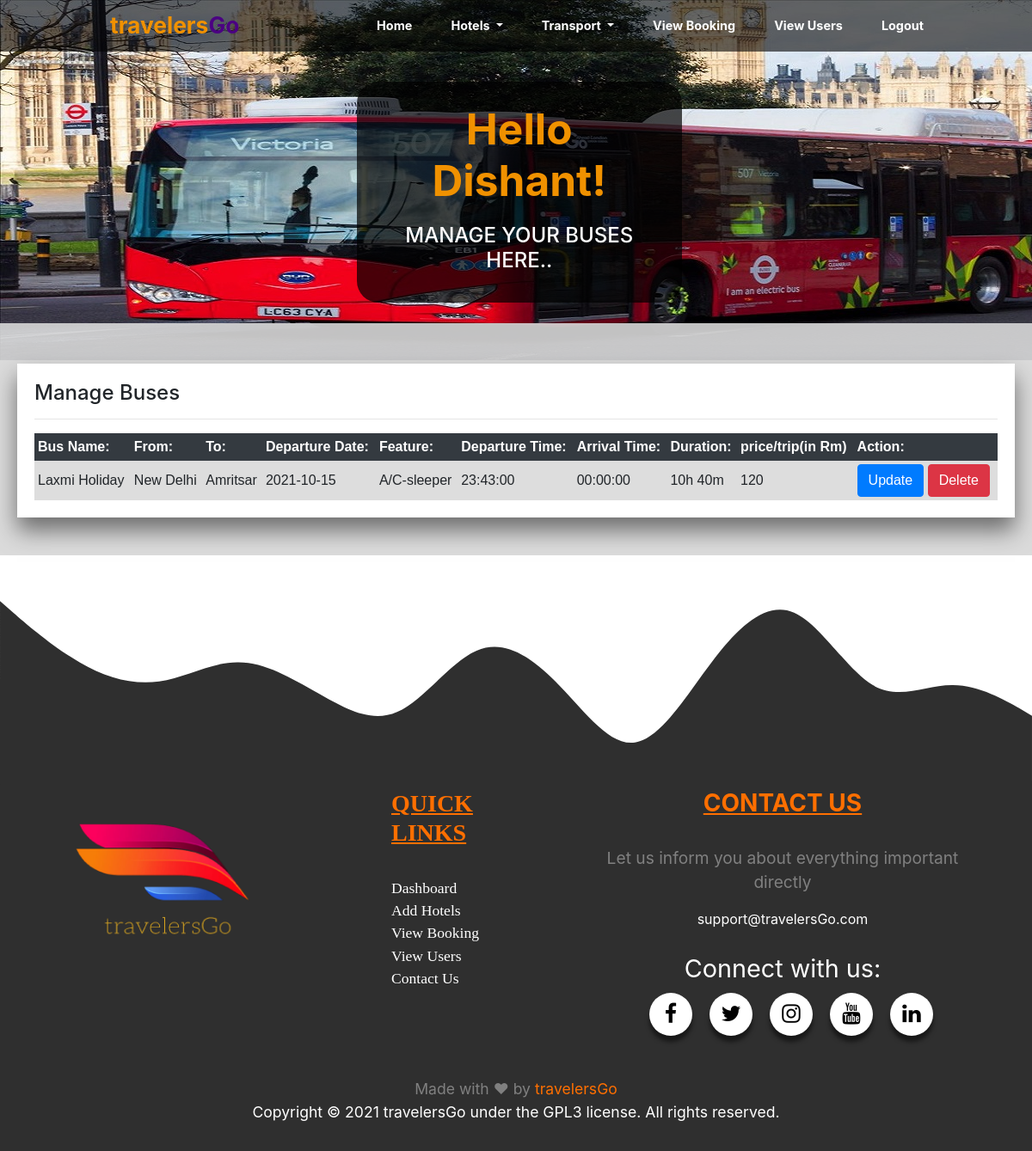
Screenshot of /Travel/admin/edit_bus.php (signed in) with the database file from the repository.
### tables this page shows
CREATE TABLE `bus` (
  `id` int(11) NOT NULL,
  `name` varchar(255) NOT NULL,
  `src` varchar(255) NOT NULL,
  `dst` varchar(255) NOT NULL,
  `dates` date NOT NULL,
  `feature` varchar(255) NOT NULL,
  `time` time NOT NULL,
  `atime` time NOT NULL,
  `duration` varchar(255) NOT NULL,
  `price` int(11) NOT NULL
);

### Travel/admin/edit_bus.php (the view, shortened to what this page needs)
<?php
if (isset($_SESSION['id']) && isset($_SESSION['user_name'])) {
?>
<!DOCTYPE html>
<html>
<head>
  <link rel="stylesheet" type="text/css" href="style.css">
  <link rel="stylesheet" href="https://maxcdn.bootstrapcdn.com/bootstrap/4.4.1/css/bootstrap.min.css">
  <link rel="stylesheet" href="https://cdnjs.cloudflare.com/ajax/libs/font-awesome/4.7.0/css/font-awesome.min.css">
</head>
<body>
  <nav class="navbar navbar-expand-lg navbar-light fixed-top" id="navhead">
    <p style="color:rgb(240, 145, 0);font-size: 1.65em;font-weight: bolder;padding-left: 110px;margin: 2px;">travelers<span style="color:indigo;">Go</span> </p>
    <div class="collapse navbar-collapse justify-content-end" id="navbarSupportedContent">
      <ul id="navbar" class="navbar-nav ">
        <li>
          <a  id="nav"  href="../home.php">Home<span class="sr-only">(current)</span></a>
        </li>
          <li class="dropdown">
                <a id="nav" href="#" class="dropdown-toggle" data-toggle="dropdown" >Hotels<span class="caret"></span> </a>
          </li>
        <li class="dropdown">
                <a id="nav" href="#" class="dropdown-toggle" data-toggle="dropdown" >Transport<span class="caret"></span> </a>
          </li>
        <li id="list">
          <a   id="nav"   href="view_booking.php">View Booking</a>
        </li>
        <li id="list">
          <a   id="nav"   href="view_user.php">View Users</a>
        </li>
        <li id="lists">
          <a   id="nav"   href="logout.php">Logout</a>
        </li
      </ul>
    </div>
  </nav>
  <div class="container" id="mains">
   <div class="row" style="padding-top: 95px;">
     <div class="col-md-6" style="padding: 26px;background-color: rgba(0, 0, 0, 0.7);border-radius: 25px;" >
       <h1 style="font-size: 3.1em;font-weight: bolder;color: rgb(240, 145, 0);">Hello <?php echo $_SESSION['name'];?>! </h1>
       <h3 style="margin-top:20px;color: white;font-size: 1.5em;">MANAGE YOUR BUSES HERE..</h3>
</div>
</div>
</div>
<br>
<div style="background:rgba(215,215,215,0.9);">
<br>
  <br>
    <div style="background: white;margin: 20px;padding: 20px;margin-top: -1px;box-shadow: 0 15px 25px rgba(0,0,0,0.5);">
    <h4>Manage Buses</h4><hr>
<table>
  <tr class="bg-dark text-white">
    <th>Bus Name:</th>
    <th>From:</th>
    <th>To: </th>
    <th>Departure Date:</th>
    <th>Feature:</th>
    <th>Departure Time:</th>
      <th>Arrival Time:</th>
    <th>Duration:</th>
    <th>price/trip(in Rm)</th>
    <th>Action:</th>
  </tr>
<?php
include 'db_conn.php';
  $q="select * from bus";
  $query=mysqli_query($conn,$q);
  while ($res=mysqli_fetch_array($query)) {
?>
  <tr>
    <td><?php echo $res['name']; ?></td>
    <td><?php echo $res['src']; ?></td>
    <td><?php echo $res['dst']; ?></td>
     <td><?php echo $res['dates']; ?></td>
     <td><?php echo $res['feature']; ?></td>
     <td><?php echo $res['time']; ?></td>
     <td><?php echo $res['atime']; ?></td>
     <td><?php echo $res['duration']; ?></td>
     <td><?php echo $res['price']; ?></td>
    <td> <button type="submit" class="btn btn-primary"><a href="update_bus.php?id=<?php echo      $res['id']; ?>" class="text-white">Update</a></button>
          <button type="submit" class="btn btn-danger"><a href="delete_bus.php?id=<?php echo $res['id']; ?>"class="text-white"> Delete</a></button></td>
  </tr>
<?php
  }
?>
</table>
  </div>
<br>
</div>
<div style="margin-bottom: -5px;">
</div>
<footer class="page-footer font-small indigo" id="contact">
  <div class="container-fluid" style="background:rgb(47,47,47); padding-bottom: 40px;">
    <div class="row">
      <div class="col-md-4" style="margin: 15px;text-transform: uppercase;font-family:Candara;font-size: 0.8em;color: white;">
         <img style="margin-left: 35px;"  width="67%" height="89%" src="logo.png">
      </div>
      <div id="quick_link" class="col-md-2" style="margin: 10px;font-family:Candara;font-size: 1.1em;color: white;">
        <h3 style="color:#ff6f00;font-weight: bolder;text-decoration: underline;">QUICK LINKS</h3>
        <br>
        <a class="link_hover" style="color: white;text-decoration: none;" href="#about">Dashboard</a><br>
        <a class="link_hover" style="color: white;text-decoration: none;" href="#">Add Hotels</a><br>
        <a class="link_hover" style="color: white;text-decoration: none;" href="#">View Booking</a><br>
        <a class="link_hover" style="color: white;text-decoration: none;" href="#">View Users</a><br>
        <a class="link_hover" style="color: white;text-decoration: none;" href="#contact">Contact Us</a>
      </div>
      <div class="col-md-5 socialmail" style="margin: 10px;text-align: center;">
        <h3 style="color: #ff6f00;font-weight: bolder;text-decoration: underline;text-align: center;">CONTACT US</h3><br>
        <p style="color: grey;font-size: 1.2em;">Let us inform you about everything important directly</p>
        <a  id="mail" href=mailto:support@srjrnw9@gmail.com">support@travelersGo.com</a>
        <br>
        <br>
        <div class="social-menu">
  <p style="font-size: 1.8em;color: white;text-align: center;">Connect with us:</p><br>
  <ul>
    <li><a href=#" target="_blank"><i class="fa fa-facebook"></i></a></li>
    <li><a href="#" target="_blank"><i class="fa fa-twitter"></i></a></li>
    <li><a href="#" target="_blank"><i class="fa fa-instagram"></i></a></li>
    <li><a href="#" target="_blank"><i class="fa fa-youtube"></i></a></li>
    <li><a href="#" target="_blank"><i class="fa fa-linkedin"></i></a></li>
  </ul>
</div>
     </div>
    </div>
  </div>
  <div class="footer-copyright text-center py-3" style="background-color:rgb(47,47,47);color: grey;font-size: 1.1em;line-height: 1.5em;" >Made with  &#10084;  by  <a style="color: #ff6f00" href="https://scriptindia.org/">travelersGo</a> <br>
    <p style="color: white;"> Copyright © 2021 travelersGo under the GPL3 license. All rights reserved.</p>
  </div>
</footer>
</body>
</html>
<?php
}else{
    header("Location:../index.php");
    exit();
}
 ?>

### Travel/admin/style.css (style rules this page uses)
.social-menu ul { position: absolute; top: 97%; left: 52%; transform: translate(-50%, -50%); padding: 0; margin: 0; display: flex; }
.social-menu ul li { list-style: none; margin: 0px; }
.social-menu ul li .fa { color: #000000; font-size: 25px; line-height: 50px; transition: .5s; }
.social-menu ul li a { position: relative; display: block; width: 50px; height: 50px; border-radius: 50%; background-color: white; text-align: center; transition: 0.5s; transform: translate(0,0px); box-shadow: 0px 7px 5px rgba(0, 0, 0, 0.5); }
#mail { color:white; }

### Travel/admin/edit_bus.php (style rules this page uses)
body { background-image: url(6.jpg); background-repeat: no-repeat; margin: 0; padding: 0; height: 100vh; }
#mains { padding-left: 400px; text-align: center; }
li { color: white; padding: 10px; margin-right: 25px; }
a { color:black; }
#nav { color: white; }
#navhead { background:rgba(0, 0, 0, 0.6); }
#navbarSupportedContent>ul { font-size: 0.9em; font-weight: bolder; }
#lists { margin-right: 100px; }
table { font-family: arial, sans-serif; border-collapse: collapse; width: 100%; }
td, th { text-align: left; padding: 4px; }
tr:nth-child(even) { background-color: #dddddd; }

### rows the page displays
bus: name "Laxmi Holiday", src "New Delhi", dst "Amritsar", dates "2021-10-15", feature "A/C-sleeper", time "23:43:00", atime "00:00:00", duration "10h 40m", price "120"

### other values shown
$_SESSION['name'] "Dishant"
